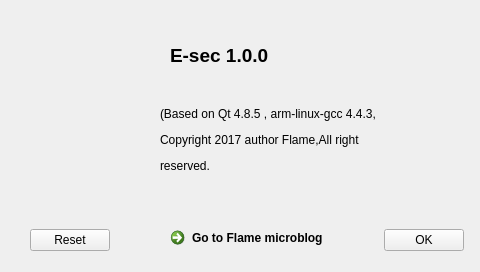
<?xml version="1.0" encoding="UTF-8"?>
<ui version="4.0">
 <class>About</class>
 <widget class="QWidget" name="About">
  <property name="geometry">
   <rect>
    <x>0</x>
    <y>0</y>
    <width>480</width>
    <height>272</height>
   </rect>
  </property>
  <property name="minimumSize">
   <size>
    <width>480</width>
    <height>272</height>
   </size>
  </property>
  <property name="maximumSize">
   <size>
    <width>480</width>
    <height>272</height>
   </size>
  </property>
  <property name="cursor">
   <cursorShape>ArrowCursor</cursorShape>
  </property>
  <property name="windowTitle">
   <string>Form</string>
  </property>
  <widget class="QLabel" name="statement">
   <property name="geometry">
    <rect>
     <x>160</x>
     <y>80</y>
     <width>281</width>
     <height>121</height>
    </rect>
   </property>
   <property name="cursor">
    <cursorShape>ArrowCursor</cursorShape>
   </property>
   <property name="text">
    <string>&lt;html&gt;&lt;head/&gt;&lt;body&gt;&lt;p&gt;(Based on Qt 4.8.5 , arm-linux-gcc 4.4.3,&lt;/p&gt;&lt;p&gt;Copyright 2017 author Flame,All right &lt;/p&gt;&lt;p&gt;reserved.&lt;/p&gt;&lt;/body&gt;&lt;/html&gt;</string>
   </property>
  </widget>
  <widget class="QLabel" name="version">
   <property name="geometry">
    <rect>
     <x>170</x>
     <y>40</y>
     <width>131</width>
     <height>31</height>
    </rect>
   </property>
   <property name="cursor">
    <cursorShape>ArrowCursor</cursorShape>
   </property>
   <property name="text">
    <string>&lt;html&gt;&lt;head/&gt;&lt;body&gt;&lt;p&gt;&lt;span style=&quot; font-size:14pt; font-weight:600;&quot;&gt;E-sec 1.0.0&lt;/span&gt;&lt;/p&gt;&lt;/body&gt;&lt;/html&gt;</string>
   </property>
  </widget>
  <widget class="QLabel" name="Esec">
   <property name="geometry">
    <rect>
     <x>30</x>
     <y>40</y>
     <width>101</width>
     <height>81</height>
    </rect>
   </property>
   <property name="cursor">
    <cursorShape>ArrowCursor</cursorShape>
   </property>
   <property name="text">
    <string>&lt;html&gt;&lt;head/&gt;&lt;body&gt;&lt;p&gt;&lt;img src=&quot;:/About/ICON/About/E-sec.png&quot;/&gt;&lt;/p&gt;&lt;/body&gt;&lt;/html&gt;</string>
   </property>
  </widget>
  <widget class="QLabel" name="author">
   <property name="geometry">
    <rect>
     <x>30</x>
     <y>120</y>
     <width>91</width>
     <height>101</height>
    </rect>
   </property>
   <property name="cursor">
    <cursorShape>ArrowCursor</cursorShape>
   </property>
   <property name="text">
    <string>&lt;html&gt;&lt;head/&gt;&lt;body&gt;&lt;p&gt;&lt;img src=&quot;:/About/ICON/About/author_no.png&quot;/&gt;&lt;/p&gt;&lt;/body&gt;&lt;/html&gt;</string>
   </property>
  </widget>
  <widget class="QWidget" name="">
   <property name="geometry">
    <rect>
     <x>30</x>
     <y>220</y>
     <width>434</width>
     <height>40</height>
    </rect>
   </property>
   <layout class="QHBoxLayout" name="horizontalLayout">
    <item>
     <widget class="QPushButton" name="ResetButton">
      <property name="text">
       <string>Reset</string>
      </property>
     </widget>
    </item>
    <item>
     <spacer name="horizontalSpacer">
      <property name="orientation">
       <enum>Qt::Horizontal</enum>
      </property>
      <property name="sizeHint" stdset="0">
       <size>
        <width>40</width>
        <height>20</height>
       </size>
      </property>
     </spacer>
    </item>
    <item>
     <widget class="QCommandLinkButton" name="commandLinkButton">
      <property name="cursor">
       <cursorShape>ArrowCursor</cursorShape>
      </property>
      <property name="text">
       <string>Go to Flame microblog</string>
      </property>
     </widget>
    </item>
    <item>
     <spacer name="horizontalSpacer_2">
      <property name="orientation">
       <enum>Qt::Horizontal</enum>
      </property>
      <property name="sizeHint" stdset="0">
       <size>
        <width>40</width>
        <height>20</height>
       </size>
      </property>
     </spacer>
    </item>
    <item>
     <widget class="QPushButton" name="pushButton">
      <property name="cursor">
       <cursorShape>ArrowCursor</cursorShape>
      </property>
      <property name="text">
       <string>OK</string>
      </property>
     </widget>
    </item>
   </layout>
  </widget>
 </widget>
 <resources/>
 <connections/>
</ui>
